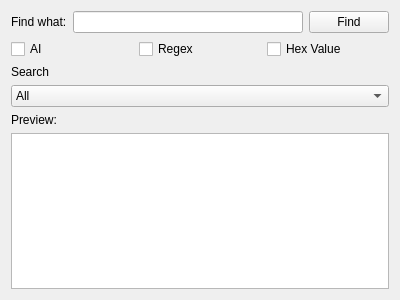
<?xml version="1.0" encoding="UTF-8"?>
<ui version="4.0">
 <class>Form</class>
 <widget class="QWidget" name="Form">
  <property name="geometry">
   <rect>
    <x>0</x>
    <y>0</y>
    <width>400</width>
    <height>300</height>
   </rect>
  </property>
  <property name="windowTitle">
   <string>Find</string>
  </property>
  <layout class="QVBoxLayout" name="verticalLayout">
   <item>
    <layout class="QHBoxLayout" name="horizontalLayout">
     <item>
      <widget class="QLabel" name="label">
       <property name="text">
        <string>Find what:</string>
       </property>
      </widget>
     </item>
     <item>
      <widget class="QLineEdit" name="find_text"/>
     </item>
     <item>
      <widget class="QPushButton" name="btn_find">
       <property name="text">
        <string>Find</string>
       </property>
      </widget>
     </item>
    </layout>
   </item>
   <item>
    <layout class="QHBoxLayout" name="horizontalLayout_2">
     <item>
      <widget class="QCheckBox" name="ai_checkBox">
       <property name="text">
        <string>AI</string>
       </property>
      </widget>
     </item>
     <item>
      <widget class="QCheckBox" name="regex_checkBox">
       <property name="text">
        <string>Regex</string>
       </property>
      </widget>
     </item>
     <item>
      <widget class="QCheckBox" name="hex_checkBox">
       <property name="text">
        <string>Hex Value</string>
       </property>
      </widget>
     </item>
    </layout>
   </item>
   <item>
    <widget class="QLabel" name="label_2">
     <property name="text">
      <string>Search</string>
     </property>
    </widget>
   </item>
   <item>
    <widget class="QComboBox" name="combo_searchfor">
     <item>
      <property name="text">
       <string>All</string>
      </property>
     </item>
    </widget>
   </item>
   <item>
    <widget class="QLabel" name="label_3">
     <property name="text">
      <string>Preview:</string>
     </property>
    </widget>
   </item>
   <item>
    <widget class="QPlainTextEdit" name="preview_text"/>
   </item>
  </layout>
 </widget>
 <resources/>
 <connections/>
</ui>
